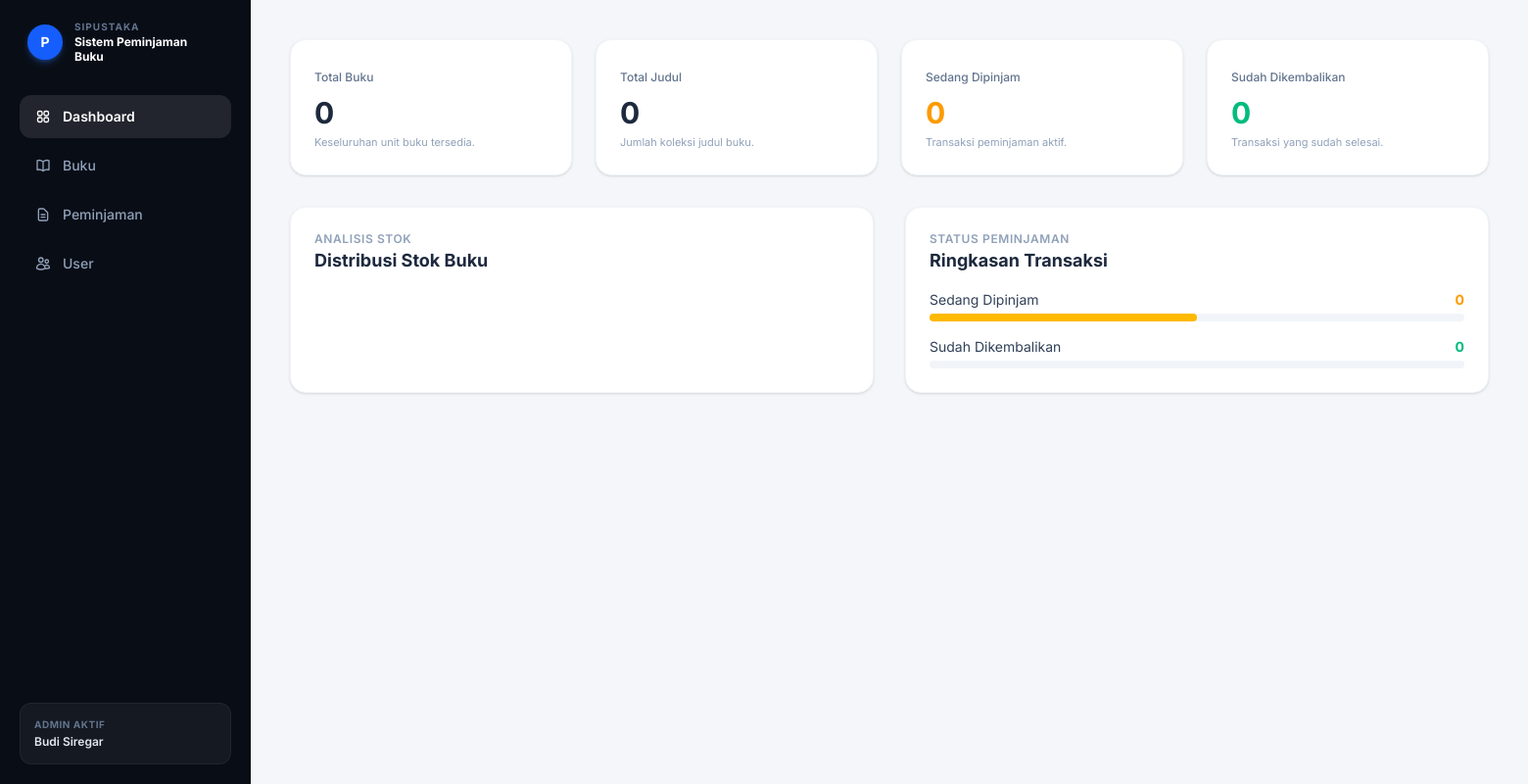
Before: / with the older database file.
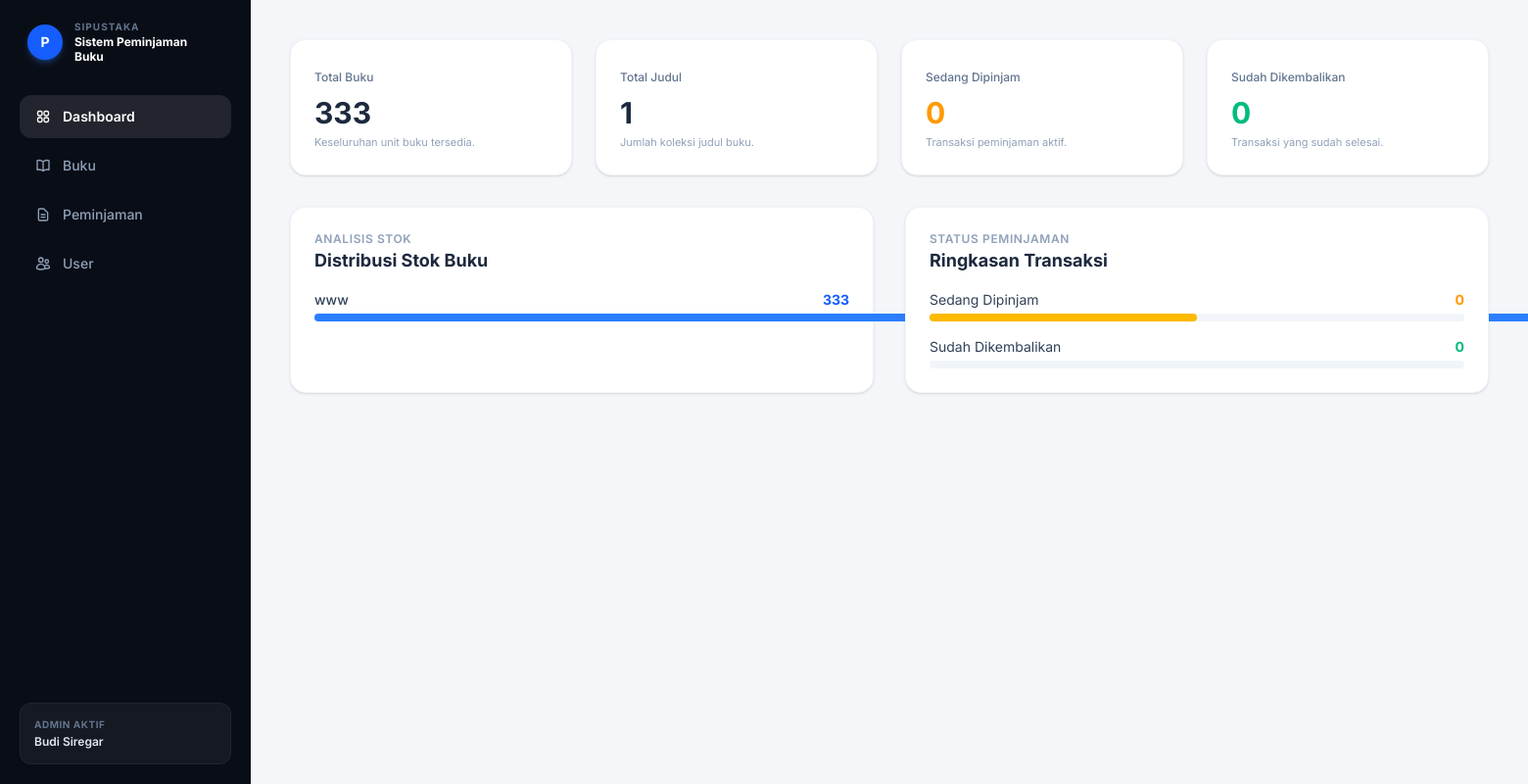
After: the same page with the newer database file.
### perpustakaan/models.py (models this page shows, shortened)
class Buku(models.Model):
    id = models.AutoField(primary_key=True)
    judul = models.CharField(max_length=150)
    pengarang = models.CharField(max_length=100) # Sudah disesuaikan dengan RENAME COLUMN di psql kamu
    stok = models.IntegerField(default=0)
    tahun_terbit = models.IntegerField(null=True, blank=True) # Sesuai ADD COLUMN kamu
    class Meta:
        db_table = 'buku' # MEMAKSA Django membaca tabel 'buku' di SQL-mu

### perpustakaan/views.py (the view)
# urls.py: path('', views.dashboard, name='dashboard'),
def dashboard(request):
    total_buku = Buku.objects.aggregate(Sum('stok'))['stok__sum'] or 0
    total_judul = Buku.objects.count()
    sedang_dipinjam = Peminjaman.objects.count()  # Membaca total dari tabel peminjam SQL
    sudah_kembali = 0  # Karena di SQL manualmu tidak ada kolom status kembali
    daftar_buku = Buku.objects.all()
    context = {
        'total_buku': total_buku,
        'total_judul': total_judul,
        'sedang_dipinjam': sedang_dipinjam,
        'sudah_kembali': sudah_kembali,
        'daftar_buku': daftar_buku,
    }
    return render(request, 'perpustakaan/dashboard.html', context)

### perpustakaan/templates/perpustakaan/dashboard.html (shortened to what this page needs)
{% extends 'perpustakaan/base.html' %}
{% block content %}
<div class="grid grid-cols-4 gap-6 mb-8">
    <div class="bg-white p-6 rounded-2xl shadow-sm border border-slate-100">
        <span class="text-xs text-slate-500 font-medium">Total Buku</span>
        <h3 class="text-3xl font-bold text-slate-800 mt-2">{{ total_buku }}</h3>
        <p class="text-[11px] text-slate-400 mt-1">Keseluruhan unit buku tersedia.</p>
    </div>
    <div class="bg-white p-6 rounded-2xl shadow-sm border border-slate-100">
        <span class="text-xs text-slate-500 font-medium">Total Judul</span>
        <h3 class="text-3xl font-bold text-slate-800 mt-2">{{ total_judul }}</h3>
        <p class="text-[11px] text-slate-400 mt-1">Jumlah koleksi judul buku.</p>
    </div>
    <div class="bg-white p-6 rounded-2xl shadow-sm border border-slate-100">
        <span class="text-xs text-slate-500 font-medium">Sedang Dipinjam</span>
        <h3 class="text-3xl font-bold text-amber-500 mt-2">{{ sedang_dipinjam }}</h3>
        <p class="text-[11px] text-slate-400 mt-1">Transaksi peminjaman aktif.</p>
    </div>
    <div class="bg-white p-6 rounded-2xl shadow-sm border border-slate-100">
        <span class="text-xs text-slate-500 font-medium">Sudah Dikembalikan</span>
        <h3 class="text-3xl font-bold text-emerald-500 mt-2">{{ sudah_kembali }}</h3>
        <p class="text-[11px] text-slate-400 mt-1">Transaksi yang sudah selesai.</p>
    </div>
</div>
<div class="grid grid-cols-2 gap-8">
    <div class="bg-white p-6 rounded-2xl shadow-sm border border-slate-100">
        <h4 class="text-xs text-slate-400 font-semibold uppercase tracking-wider">Analisis Stok</h4>
        <h3 class="text-lg font-bold text-slate-800 mb-4">Distribusi Stok Buku</h3>
        <div class="space-y-4">
            {% for b in daftar_buku %}
            <div>
                <div class="flex justify-between text-sm mb-1">
                    <span class="font-medium text-slate-700">{{ b.judul }}</span>
                    <span class="font-bold text-blue-600">{{ b.stok }}</span>
                </div>
                <div class="w-full bg-slate-100 h-2 rounded-full">
                </div>
            </div>
            {% endfor %}
        </div>
    </div>
    <div class="bg-white p-6 rounded-2xl shadow-sm border border-slate-100">
        <h4 class="text-xs text-slate-400 font-semibold uppercase tracking-wider">Status Peminjaman</h4>
        <h3 class="text-lg font-bold text-slate-800 mb-4">Ringkasan Transaksi</h3>
        <div class="space-y-4">
            <div>
                <div class="flex justify-between text-sm mb-1">
                    <span class="text-slate-700">Sedang Dipinjam</span>
                    <span class="font-bold text-amber-500">{{ sedang_dipinjam }}</span>
                </div>
                <div class="w-full bg-slate-100 h-2 rounded-full">
                    <div class="bg-amber-400 h-2 rounded-full" style="width: 50%;"></div>
                </div>
            </div>
            <div>
                <div class="flex justify-between text-sm mb-1">
                    <span class="text-slate-700">Sudah Dikembalikan</span>
                    <span class="font-bold text-emerald-500">{{ sudah_kembali }}</span>
                </div>
                <div class="w-full bg-slate-100 h-2 rounded-full">
                </div>
            </div>
        </div>
    </div>
</div>
{% endblock %}

Changed rows visible on the page:
added Buku: judul "www", stok "333"
Other visible differences:
{{ total_buku }}: "0" → "333"
{{ total_judul }}: "0" → "1"
